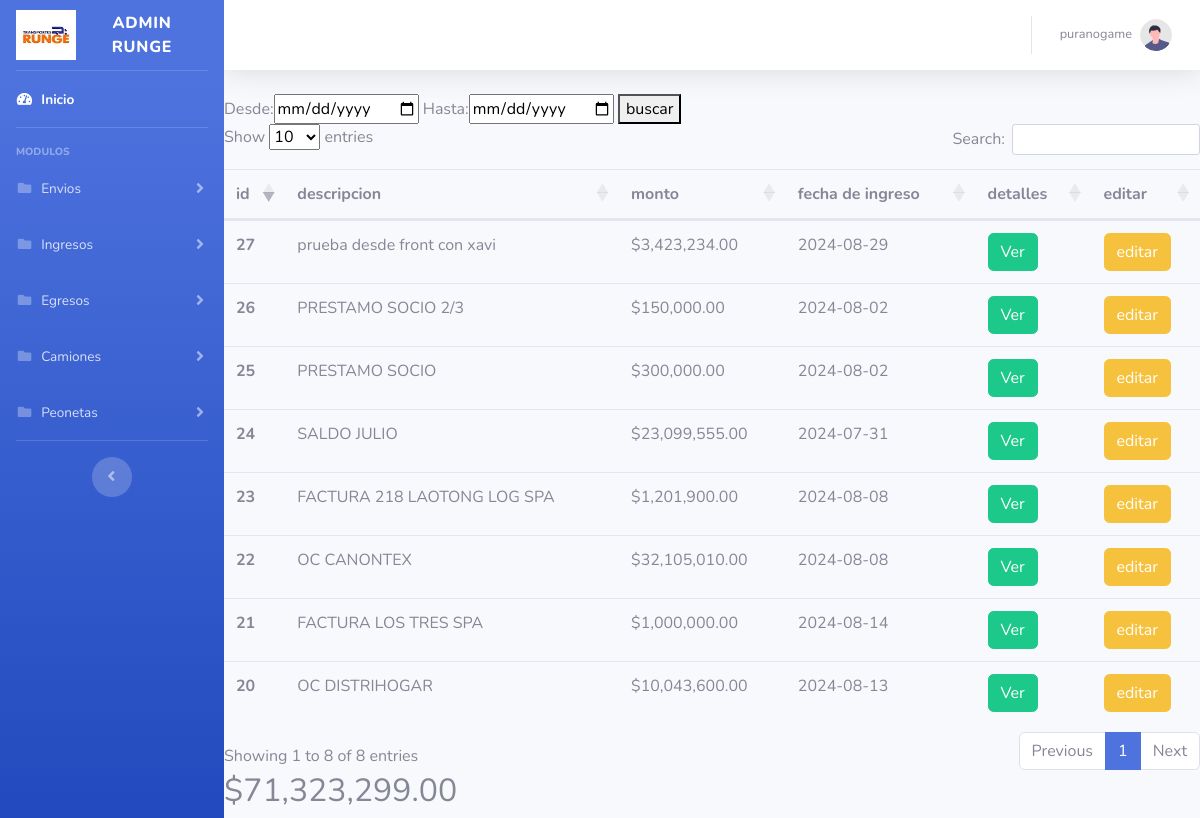
/php/views/admin/ingresosmanualesviews/viewIngresosManuales.php (signed in), run on an earlier commit of the app's database.
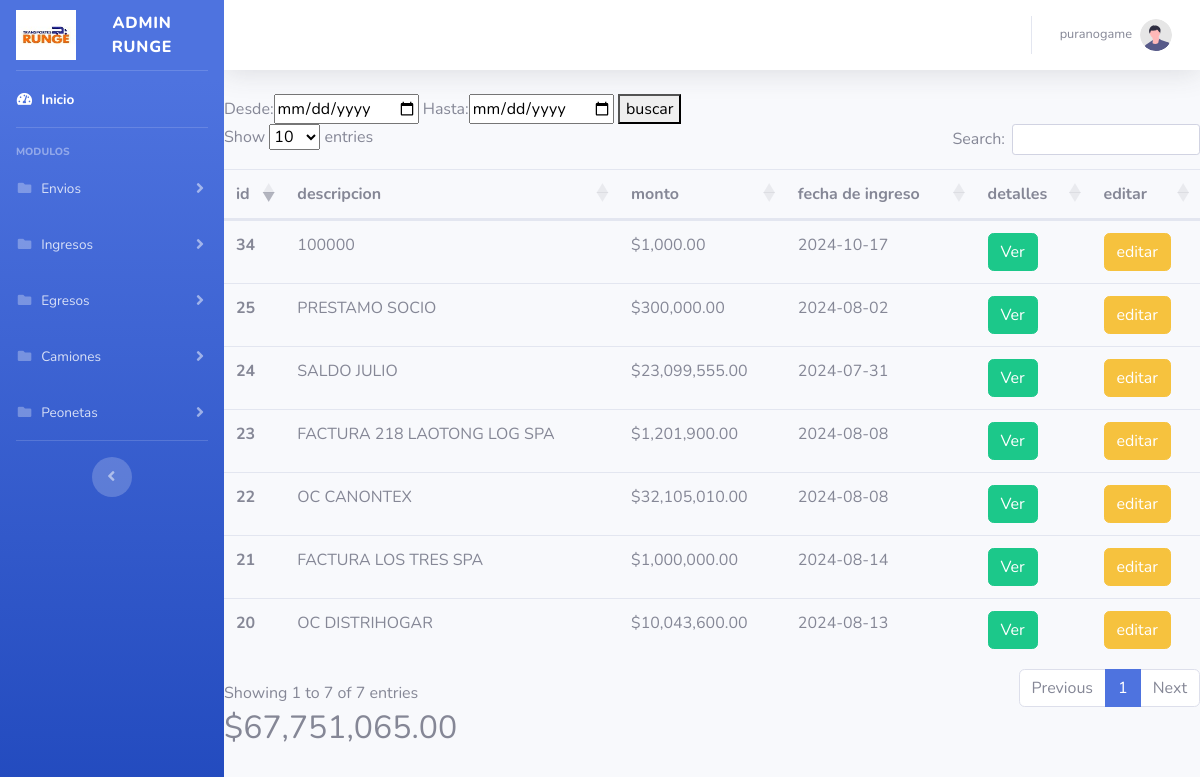
And on a later commit of the database.
### tables this page shows
CREATE TABLE `ingresosmanuales` (
  `idIngresosManuales` int(11) NOT NULL,
  `descripcionIngresosManuales` text DEFAULT NULL,
  `monto` double DEFAULT NULL,
  `fechaIngresoManual` date DEFAULT NULL
);

### php/logic/ingresosmanuales.php (called while the page is built, shortened)
<?php
function listaringresosManuales($con){
    $mensaje = "no hay ingresos manuales registrados";
    $usuarios = [];
    $sqlUsarios = "SELECT* from ingresosmanuales;";
    $resultUsuarios = $con->query($sqlUsarios);
    if ($resultUsuarios->num_rows > 0) {
        while ($rowUsuarios = $resultUsuarios->fetch_assoc()) {
            $usuarios[] = $rowUsuarios;
        }
    } else {
        return $mensaje;
    }
    return $usuarios;
}
function sumatoriaIngresosManuales($listaIngresosManuales){
    $total=0;
    $resultados=$listaIngresosManuales;
    $tipoderepuesta=gettype($resultados);
    if($tipoderepuesta=="array"){
        $total=0;
        foreach ($resultados as $ingreso) {
            $total+=$ingreso['monto'];
        }
    }else if($tipoderepuesta=="string"){
        $total=0;
    }
    return $total;
}
?>

### php/views/admin/ingresosmanualesviews/viewIngresosManuales.php (the view, shortened to what this page needs)
<?php
include_once('../../../config/conection.php');
include_once('../../../logic/ingresosmanuales.php');
$ingresos = listaringresosManuales($conexion);
$total = sumatoriaIngresosManuales($ingresos);
?>
<!DOCTYPE html>
<html lang="en">
<head>
    <link rel="stylesheet" href="https://cdn.datatables.net/1.13.1/css/dataTables.bootstrap5.min.css">
    <link href="../../../../vendor/fontawesome-free/css/all.min.css" rel="stylesheet" type="text/css">
    <link href="../../../../css/sb-admin-2.min.css" rel="stylesheet">
</head>
<body id="page-top">
    <div id="wrapper">
        <?php
            include_once('../../../partials/ingresosmanuales/menucomponent.php');
            ?>
        <div id="content-wrapper" class="d-flex flex-column">
            <div id="content">
                <?php include_once('../../../partials/ingresosmanuales/usercomponent.php');?>
                <div class="table-responsive">
                    <form action="ingresosfiltrados.php" method="POST">
                        Desde:<input type="date" name="desde" id="">
                        Hasta:<input type="date" name="hasta" id="">
                        <button type="submit">buscar</button>
                    </form>
                    <table class="table" id="myTable">
                        <thead>
                            <tr>
                                <th scope="col">id</th>
                                <th scope="col">descripcion</th>
                                <th scope="col">monto</th>
                                <th scope="col">fecha de ingreso</th>
                                <th scope="col">detalles</th>
                                <th scope="col">editar</th>
                            </tr>
                        </thead>
                        <tbody>
                            <?php
                            $tipodeRespuesta = gettype($ingresos);
                            if ($tipodeRespuesta == 'array') {
                                foreach ($ingresos as $ingreso) {
                                    echo '
                                <tr>
                                <th scope="row">' . $ingreso['idIngresosManuales'] . '</th>
                                <td>' . $ingreso['descripcionIngresosManuales'] . '</td>
                                <td>$' . number_format($ingreso['monto'], 2, '.', ',') . '</td>
                                <td>' . $ingreso['fechaIngresoManual'] . '</td>
                                <td>
                                <form action="detalleEnvio" method="POST">
                                <input type="hidden" id="linkFoto" name="idEnvio" value="' . $ingreso['idIngresosManuales'] . '" />
                                <button type="submit" class="btn btn-success">Ver</button>
                                </form>
                                </td>
                                 <td>
                                <form action="editarEnvioView" method="POST">
                                <input type="hidden" id="linkFoto" name="idEnvio" value="' . $ingreso['idIngresosManuales'] . '" />
                                <button type="submit" class="btn btn-warning">editar</button>
                                </form>
                                </td>
                                 </tr>
                                ';
                                }
                            } else if ($tipodeRespuesta == 'string') {
                                echo '<tr><td colspan="5">No se encontraron ingresos manuales.</td></tr>';
                            }
                            ?>
                        </tbody>
                    </table>
                    <h2><?php echo '$' . number_format($total, 2, '.', ','); ?></h2>
                </div>
            </div>
        </div>
</body>
</html>

What changed in the data, as far as the page shows it:
removed ingresosmanuales: idIngresosManuales "26", descripcionIngresosManuales "PRESTAMO SOCIO 2/3", monto "150,000.00", fechaIngresoManual "2024-08-02"
removed ingresosmanuales: idIngresosManuales "27", descripcionIngresosManuales "prueba desde front con xavi", monto "3,423,234.00", fechaIngresoManual "2024-08-29"
added ingresosmanuales: idIngresosManuales "34", descripcionIngresosManuales "100000", monto "1,000.00", fechaIngresoManual "2024-10-17"
Also different on the page:
text written by a page script: "Show entries Search: Showing 1 to 8 of 8 entries Previous 1 Next" → "Show entries Search: Showing 1 to 7 of 7 entries Previous 1 Next"
$total: "71,323,299.00" → "67,751,065.00"
